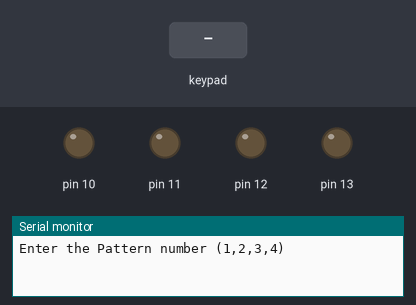
A sketch run on a simulated Arduino Uno, built with avr-gcc and run on an emulated ATmega328P. Shown: output pins drawn as LEDs (lit = HIGH), the last lines printed to the serial monitor. The inputs (shaded band) are chosen by the test bench.

Above: at 1.2 s.
1.3 s: key '2' pressed
At 2.1 s:
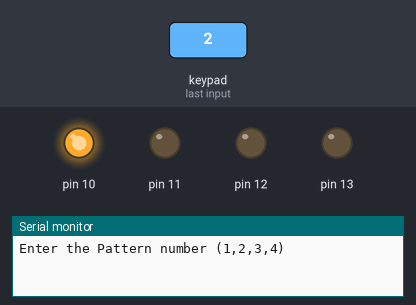
7.3 s: key '3' pressed
At 10.9 s:
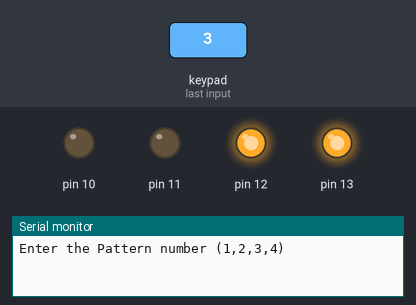
13.3 s: keypad keys 6 7 8 9 pressed 0.4 s apart
16.8 s: key '4' pressed
At 22.4 s:
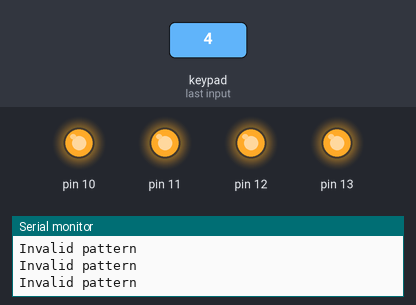
Timing chart, 0 to 26.5 s (numbered marks = the images above; inputs shaded):
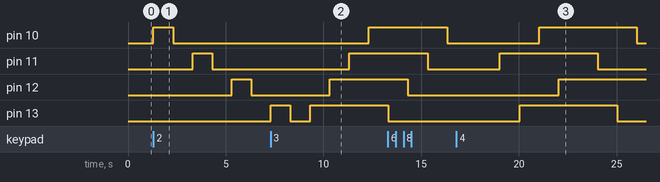

Measured:
- after the input at 1.3 s, pin 10: LOW → HIGH at once, → LOW 1.0 s later; pin 11: LOW → HIGH after 2.0 s, → LOW 1.0 s later; pin 12: LOW → HIGH after 4.0 s, → LOW 1.0 s later
- after the input at 7.3 s, pin 10: LOW → HIGH after 5.0 s; pin 11: LOW → HIGH after 4.0 s; pin 12: LOW → HIGH after 3.0 s
- after the input at 16.8 s, pin 10: LOW → HIGH after 4.2 s, → LOW 5.0 s later; pin 11: LOW → HIGH after 2.2 s, → LOW 5.0 s later; pin 12: LOW → HIGH after 5.2 s; pin 13: LOW → HIGH after 3.2 s, → LOW 5.0 s later

The sketch:

4_led_kp.ino
```cpp
#include <Keypad.h>

int ledPin;

void ledPattern1();
void ledPattern2();
void ledPattern3();
void ledPattern4();

const byte ROWS = 4;
const byte COLS = 4;

char hexaKeys[ROWS] [COLS] = {

  {'1','2','3','A'},
  {'4','5','6','B'},
  {'7','8','9','C'},
  {'*','0','#','D'}};

byte rowPins[ROWS] = {2,3,4,5};
byte colPins[COLS] = {6,7,8,9};

Keypad customKeypad = Keypad(makeKeymap(hexaKeys), rowPins, colPins, ROWS, COLS );

void setup() {
  Serial.begin(9600);
  for(ledPin = 10; ledPin < 14; ledPin++){
    pinMode(ledPin, OUTPUT);
  }
  Serial.println("Enter the Pattern number (1,2,3,4)");


}

void loop() {

  char customKey = customKeypad.getKey();
  if (customKey){
    if (customKey == '1')
      ledPattern1();
    else if (customKey == '2')
      ledPattern2();
    else if (customKey == '3')
      ledPattern3();
    else if (customKey == '4')
      ledPattern4();
    else
      Serial.println("Invalid pattern");


  }
}

void ledPattern1()
{
  for (ledPin = 2; ledPin < 14; ledPin++){
    digitalWrite(ledPin,HIGH);
    delay(1000);
 }
  for (ledPin = 10; ledPin < 14; ledPin++){
    digitalWrite(ledPin,LOW);
    delay(1000);
 }
}
void ledPattern2()
{
  for (ledPin = 10; ledPin < 14; ledPin++){
     digitalWrite(ledPin,HIGH);
     delay(1000);
     digitalWrite(ledPin,LOW);
     delay(1000);

 }
}

void ledPattern3 (){
  for (ledPin = 13; ledPin > 9; ledPin--){
     digitalWrite(ledPin,HIGH);
     delay(1000);}
     for (ledPin = 13; ledPin > 9; ledPin--){
     digitalWrite(ledPin,LOW);
     delay(1000);

 }


}
void ledPattern4 (){
  for (ledPin = 9; ledPin < 14; ledPin = ledPin + 2){
     digitalWrite(ledPin,HIGH);
     delay(1000);}
     for (ledPin = 10; ledPin < 14; ledPin = ledPin +2){
     digitalWrite(ledPin,HIGH);
     delay(1000);

 }
  for (ledPin = 9; ledPin < 14; ledPin = ledPin + 2){
     digitalWrite(ledPin,LOW);
     delay(1000);}
     for (ledPin = 10; ledPin < 14; ledPin = ledPin +2){
     digitalWrite(ledPin,LOW);
     delay(1000);

 }


}
```
